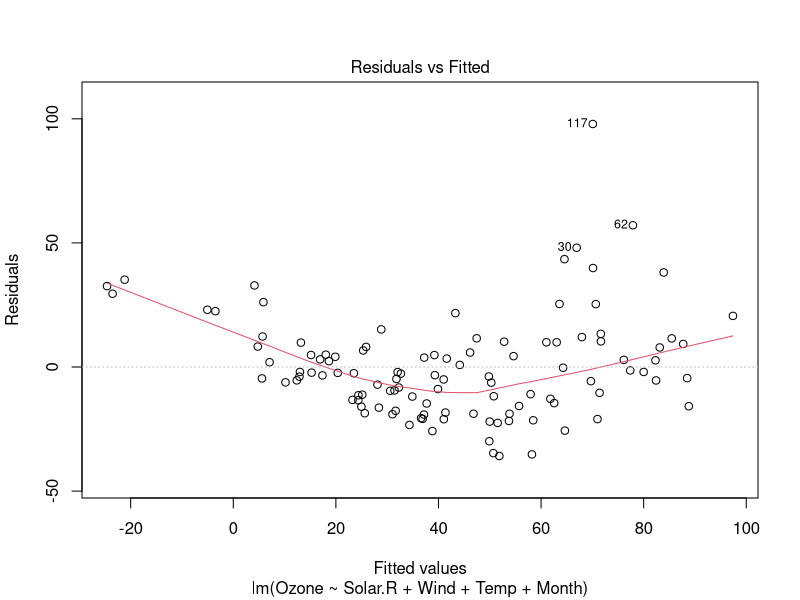
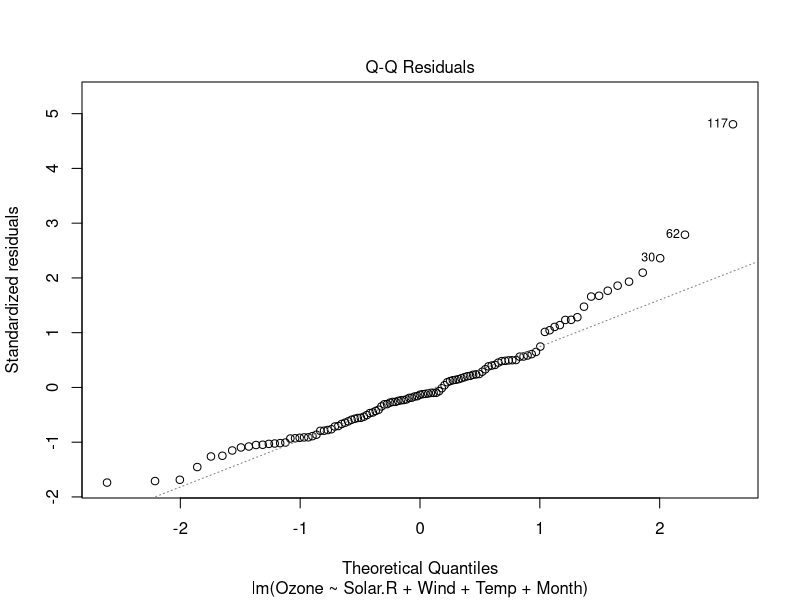
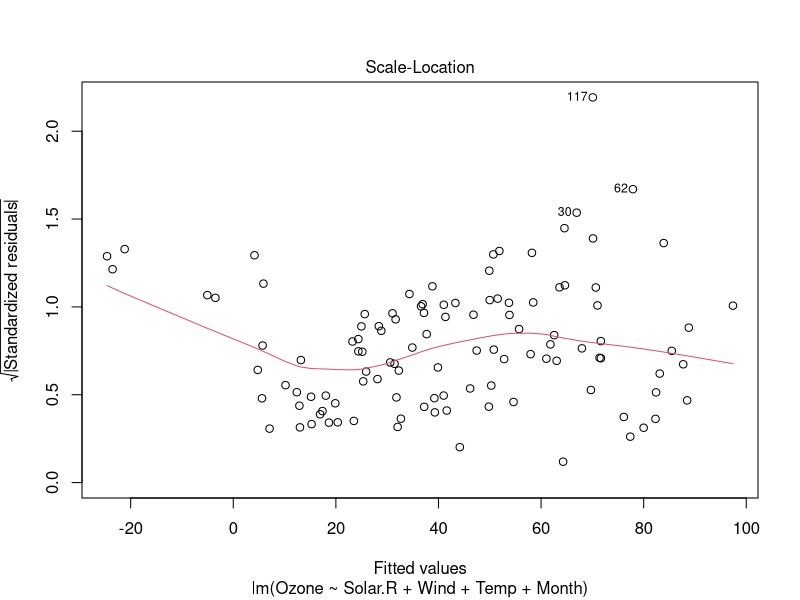
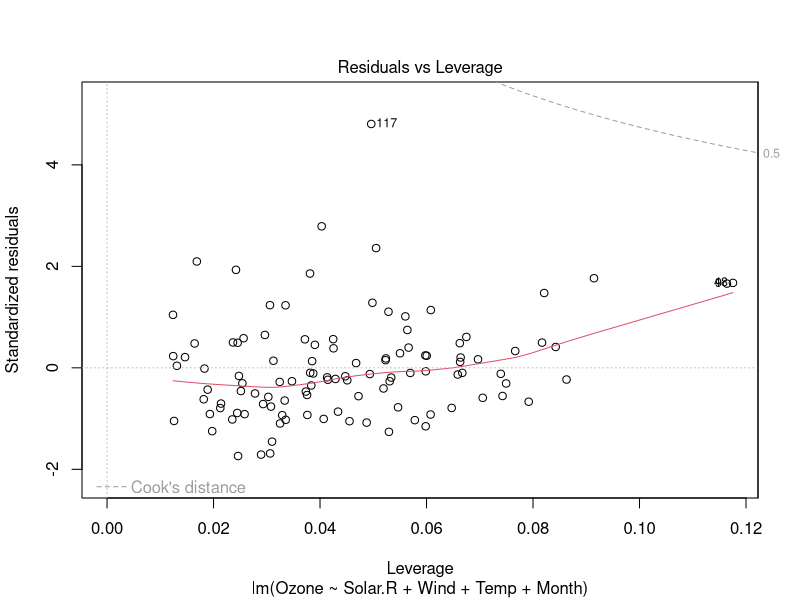

Recreate these plots in R, in order. (Note: this script raises an error after producing the figures.)
library(FactoMineR) 
A=na.omit(airquality) 
res=RegBest(A[,1],A[,-1],method = "adjr2")$best
summary(res) 
res1=lm(Ozone~.,data = A); res2=lm(Ozone~Solar.R+Wind+Temp+Month,data = A) 
anova(res2,res1)
summary(res2)
plot(res2)

predict.lm(res2,newdata=data.frame(Solar.R=190,Wind=7.4,Temp=67,Month=5),interval =
               "prediction",level = 0.99, type = "response")

library(FactoMineR) ;
children
A=children[1:14,1:5] 
colnames(A)=c("Unq","cep","bepc","HSD","Univ") ;
rownames(A)[1:14]=1:14
A[2,]/sum(A[2,])
res=CA(A)
LQBC=rbind(res$row$coord[,1:2],res$col$coord[,1:2]/sqrt(res$eig[1:2,1]))
plot(LQBC,col=c(rep(1,14),rep(2,5)),pch=c(rep(1,14),rep(2,5)))
text(LQBC,labels = rownames(LQBC),col=c(rep(1,14),rep(2,5)))
res$eig
